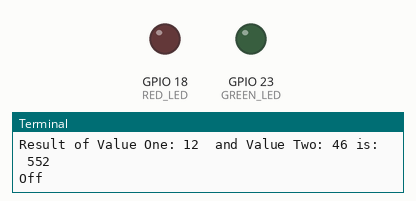
The program below on a simulated Raspberry Pi (BCM pin numbers). On the bench: output pins drawn as LEDs (lit = HIGH), the last lines printed to the terminal. Random numbers come from a fixed seed.

Above: at 0.1 s.
At 33.1 s:
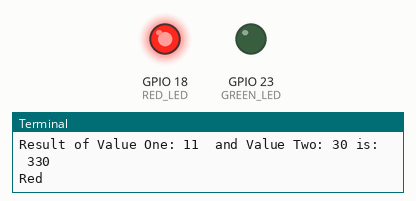
At 36.1 s:
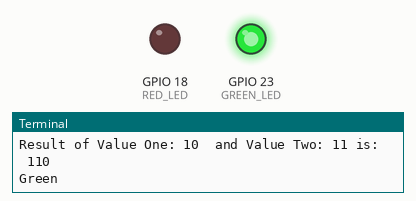
Timing chart, 0 to 40.0 s (numbered marks = the images above):
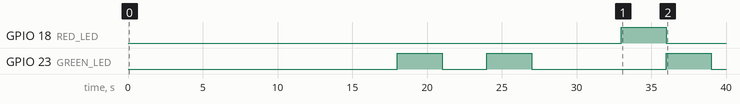

Measured:
- by itself, GPIO 18 (RED_LED): LOW → HIGH at 33.0 s, → LOW 3.0 s later
- by itself, GPIO 23 (GREEN_LED): goes HIGH 3.0 s, LOW 3.0 s, HIGH 3.0 s, LOW 9.0 s, HIGH 3.0 s, then LOW

The program:

RandomCalculator.py
```python
#!/usr/bin/env python

import RPi.GPIO as GPIO, random, time

DEBUG = 1


DO_CALC_FREQ = 3      # check mail every 10 seconds
GPIO.cleanup()
GPIO.setmode(GPIO.BCM)
GREEN_LED = 23
RED_LED = 18
GPIO.setup(GREEN_LED, GPIO.OUT)
GPIO.setup(RED_LED, GPIO.OUT)

RESULT = 0

while (RESULT < 1000):

        VALUE_ONE = random.randint(10,20)
        VALUE_TWO = random.randint(10,50)
        RESULT = VALUE_ONE * VALUE_TWO
        print "Result of Value One:", VALUE_ONE, " and Value Two:", VALUE_TWO, "is: ", RESULT
        if RESULT < 200 and RESULT > 100:
		print "Green"
                GPIO.output(GREEN_LED, True)
                GPIO.output(RED_LED, False)
        elif RESULT < 400 and RESULT > 300:
		print "Red"
                GPIO.output(GREEN_LED, False)
                GPIO.output(RED_LED, True)
        else:
		print "Off"
		GPIO.output(GREEN_LED, False)
                GPIO.output(RED_LED, False)

        if RESULT > 1000:
        	print "Done!"
        	GPIO.output(GREEN_LED, False)
        	GPIO.output(RED_LED, False)

        time.sleep(DO_CALC_FREQ)
```
